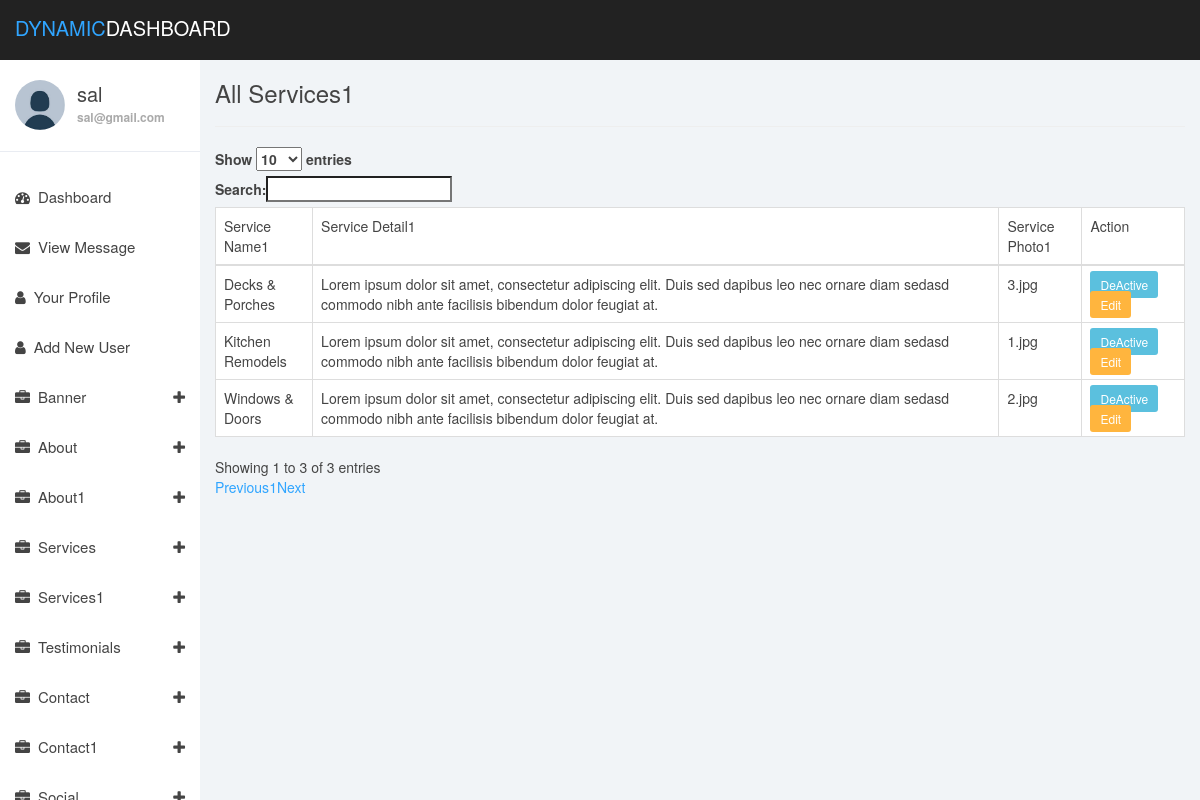
Screenshot of /listservice1.php (signed in) with the database file from the repository.
### tables this page shows
CREATE TABLE `services1` (
  `id` int(10) NOT NULL,
  `service_name1` varchar(100) NOT NULL,
  `service_detail1` text NOT NULL,
  `service_photo1` varchar(100) NOT NULL,
  `status` int(2) NOT NULL DEFAULT '1'
);

### listservice1.php (the view, shortened to what this page needs)
<?php
require_once('includes/header.php');
require_once('db.php');
$query_string ="SELECT * FROM services1";
$db_return = mysqli_query($db_connection, $query_string);
?>
<div class="col-md-12">
  <h3>All Services1</h3>
  <hr>
  <table class="table table-bordered" id="listservice1">
    <thead>
      <td>Service Name1</td>
      <td>Service Detail1</td>
      <td>Service Photo1</td>
      <td>Action</td>
    </thead>
    <?php
    foreach ($db_return as $services1){
    ?>
    <tr>
      <td><?=$services1['service_name1']?></td>
      <td><?=$services1['service_detail1']?></td>
      <td><?=$services1['service_photo1']?></td>
      <td>
        <?php
        if($services1['status'] == 1){
        ?>
        <a href="makedeactiveservices1.php?id=<?=$services1['id']?>" class="btn-sm btn-info">DeActive</a>
        <?php
      }
      else{
        ?>
        <a href="makeactiveservices1.php?id=<?=$services1['id']?>" class="btn-sm btn-success">Active</a>
        <?php
        }
        ?>
      <a href="editservices1.php?id=<?=$services1['id']?>" class="btn-sm btn-warning">Edit</a>
      </td>
    </tr>
    <?php
    }
    ?>
  </table>
</div>
<?php
 require_once('includes/footer.php');
?>

### dashboard_assets/css/styles.css (style rules this page uses)
body { background: #f1f4f7; padding-top: 60px; font-size: 14px; color: #444444; font-family: "Montserrat", "Helvetica Neue", Helvetica, Arial, sans-serif; }
a, a:hover, a:focus { color: #30a5ff; }
h1, h2, h3, h4, h5, h6 { color: #444444; }
h3, h4 { font-weight: 300; }
.btn-warning, .btn-warning:hover, .btn-warning:focus, .btn-warning:active, .btn-warning.active, .open > .dropdown-toggle.btn-warning, .btn-warning.disabled, .btn-warning[disabled], fieldset[disabled] .btn-warning, .btn-warning.disabled:hover, .btn-warning[disabled]:hover, fieldset[disabled] .btn-warning:hover, .btn-warning.disabled:focus, .btn-warning[disabled]:focus, fieldset[disabled] .btn-warning:focus, .btn-warning.disabled:active, .btn-warning[disabled]:active, fieldset[disabled] .btn-warning:active, .btn-warning.disabled.active, .btn-warning[disabled].active, fieldset[disabled] .btn-warning.active { background-color: #ffb53e; border-color: #ffb53e; }
.table { background: #fff; }

### rows the page displays
services1: service_name1 "Kitchen Remodels", service_detail1 "Lorem ipsum dolor sit amet, consectetur adipiscing elit. Duis sed dapibus leo nec ornare diam sedasd commodo nibh ante facilisis bibendum dolor feugiat at.", service_photo1 "1.jpg"
services1: service_name1 "Windows & Doors", service_detail1 "Lorem ipsum dolor sit amet, consectetur adipiscing elit. Duis sed dapibus leo nec ornare diam sedasd commodo nibh ante facilisis bibendum dolor feugiat at.", service_photo1 "2.jpg"
services1: service_name1 "Decks & Porches", service_detail1 "Lorem ipsum dolor sit amet, consectetur adipiscing elit. Duis sed dapibus leo nec ornare diam sedasd commodo nibh ante facilisis bibendum dolor feugiat at.", service_photo1 "3.jpg"

### other values shown
$_SESSION['username'] "sal"
$_SESSION['useremail'] "sal@gmail.com"
